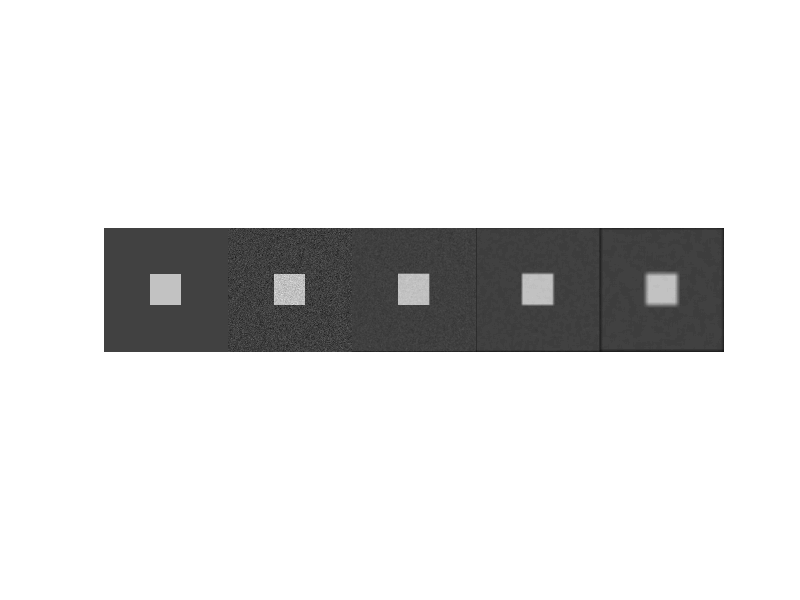

Source code (MATLAB):
%Excercise2: lineas filtering in the spatial domain
clear all;
close all;

%Creating matrix with room five 256x256 for normal img, noice, and three
%filtered images.
mosaic = zeros(256, 256*5);
%Creating dark square-img with smaller grey square inside
mat=ones(256,256);
mat(1:256,1:256)=64;
mat(128-32:128+32,128-32:128+32)=192;
mosaic(:,1:256)= mat;
%Randomly creating a noise matrix and multiplying by 10 to increase noise
%adding noice to img
noise = randn(256, 256)*10;
noiseMat = mat + noise;
mosaic(:,257:257+255) = noiseMat;

%creating 3 differnt averiging filters using fspecial
avgFilter1 = fspecial('average', 3); 
avgFilter2 = fspecial('average', 7);
avgFilter3 = fspecial('average', 13);

%using filter2 to apply filter
figure(1);
filteredMat1 = filter2(avgFilter1, noiseMat);
filteredMat2 = filter2(avgFilter2, noiseMat);
filteredMat3 = filter2(avgFilter3, noiseMat);
mosaic(:,513:513+255)=filteredMat1;
mosaic(:,769:769+255)=filteredMat2;
mosaic(:,1025:1280)=filteredMat3;
imshow(mosaic, [0 255]);


